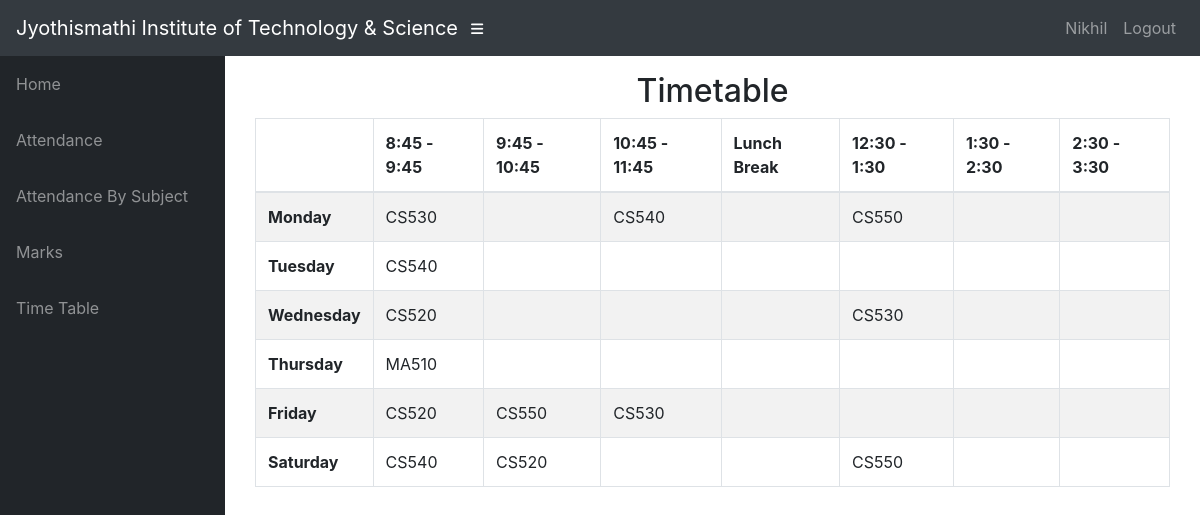
Screenshot of /info/student/CS5A/timetable/ (signed in) with the database file from the repository.
### info/models.py (models this page shows, shortened)
class User(AbstractUser):
    @property
    def is_student(self):
        if hasattr(self, 'student'):
            return True
        return False

class Student(models.Model):
    user = models.OneToOneField(User, on_delete=models.CASCADE, null=True)
    class_id = models.ForeignKey(Class, on_delete=models.CASCADE, default=1)
    USN = models.CharField(primary_key='True', max_length=100)
    name = models.CharField(max_length=200)
    sex = models.CharField(max_length=50, choices=sex_choice, default='Male')
    DOB = models.DateField(default='1998-01-01')

class Assign(models.Model):
    class_id = models.ForeignKey(Class, on_delete=models.CASCADE)
    course = models.ForeignKey(Course, on_delete=models.CASCADE)
    teacher = models.ForeignKey(Teacher, on_delete=models.CASCADE)
    class Meta:
        unique_together = (('course', 'class_id', 'teacher'),)

### info/views.py (the view)
# urls.py: path('student/<slug:class_id>/timetable/', views.timetable, name='timetable'),
@login_required()
def timetable(request, class_id):
    asst = AssignTime.objects.filter(assign__class_id=class_id)
    matrix = [['' for i in range(8)] for j in range(6)]
    for i, d in enumerate(DAYS_OF_WEEK):
        t = 0
        for j in range(6):
            if j == 0:
                matrix[i][0] = d[0]
                continue
            if j == 4 : #or j == 8:
                continue
            try:
                a = asst.get(period=time_slots[t][0], day=d[0])
                matrix[i][j] = a.assign.course_id
            except AssignTime.DoesNotExist:
                pass
            t += 1
    context = {'matrix': matrix}
    return render(request, 'info/timetable.html', context)

### info/templates/info/timetable.html
{% extends 'info/base.html' %}
    {% block content %}
    <div class="container">
        <div class="container">
            <div class="row">
                <div class="col-md-12">
                    <h2 class="text-center">
                        Timetable
                    </h2>
                </div>
                <div id="no-more-tables">
                    <table class="col-sm-12 table table-bordered table-striped table-condensed cf">
                        <thead class="cf">
                            <tr>
                                <th>      </th>
                                <th>8:45 - 9:45</th>
                                <th>9:45 - 10:45</th>
                                <th>10:45 - 11:45</th>
                                <th>Lunch Break</th>
                                <th>12:30 - 1:30</th>
                                <th>1:30 - 2:30</th>
                                <th>2:30 - 3:30</th>
                            </tr>
                        </thead>
                        <tbody>
                            {% for i in matrix %}
                            <tr>
                                {% for j in i %}
                                    {% if forloop.counter == 1 %}
                                    <td><b>{{ j }}</b></td>
                                    {% else %}
                                    <td>{{ j }}</td>
                                    {% endif %}
                                {% endfor %}
                            </tr>
                            {% endfor %}
                        </tbody>
                    </table>
                </div>
            </div>
        </div>
    </div>
    {% endblock %}

### info/templates/info/base.html (shortened to what this page needs)
<!DOCTYPE html>
<html lang="en">
  <head>
      {% load static %}
    <link href="{% static '/info/bootstrap/vendor/bootstrap/css/bootstrap.min.css' %}" rel="stylesheet">
    <link href="{% static '/info/bootstrap/vendor/fontawesome-free/css/all.min.css' %}" rel="stylesheet" type="text/css">
    <link href="{% static '/info/bootstrap/vendor/datatables/dataTables.bootstrap4.css' %}" rel="stylesheet">
    <link href="{% static '/info/bootstrap/css/sb-admin.css' %}" rel="stylesheet">
  </head>
  <body id="page-top">
    <nav class="navbar navbar-expand navbar-dark bg-dark static-top">
      <a class="navbar-brand mr-1" href="{% url 'index' %}">Jyothismathi Institute of Technology & Science</a>
      <button class="btn btn-link btn-sm text-white order-1 order-sm-0" id="sidebarToggle" href="#">
        <i class="fas fa-bars"></i>
      </button>
        <div class="collapse navbar-collapse" id="navbarResponsive">
          <ul class="navbar-nav ml-auto">
            <li class="nav-item">
                {% if request.user.is_student %}
                    <a class="nav-link text-capitalize">{{ request.user.student.name }}</a>
                {% elif request.user.is_teacher %}
                    <a class="nav-link text-capitalize">{{ request.user.teacher.name }}</a>
                {% endif %}
            </li>
            <li class="nav-item">
                <a class="nav-link" href="#" data-toggle="modal" data-target="#logoutModal">Logout</a>
            </li>
          </ul>
        </div>
    </nav>
    <div id="wrapper">
      <ul class="sidebar navbar-nav">
            <li class="nav-item">
              <a class="nav-link" href="{% url 'index' %}">
                <span>Home</span>
              </a>
            </li>
        {% if request.user.is_student %}
            <li class="nav-item">
              <a class="nav-link" href="{% url 'attendance' request.user.student.USN %}">
                <span>Attendance</span>
              </a>
            </li>
            <li class="nav-item">
              <a class="nav-link" href="{% url 'attendance' request.user.student.USN %}">
                <span>Attendance By Subject</span>
              </a>
            </li>
            <li class="nav-item">
              <a class="nav-link" href="{% url 'marks_list' request.user.student.USN %}">
                <span>Marks</span>
              </a>
            </li>
              <li class="nav-item">
              <a class="nav-link" href="{% url 'timetable' request.user.student.class_id_id %}">
                <span>Time Table</span>
              </a>
            </li>
        {% endif %}
      </ul>
      <div id="content-wrapper">
        <div class="container-fluid">
            {% block content %}
            {% endblock %}
        </div>
      </div>
    </div>
  </body>
</html>

### rows the page displays
User: user.student.name "Nikhil"
Assign: i "CS530" "CS530" "CS530"
Assign: i "CS540" "CS540" "CS540"
Assign: i "CS550" "CS550" "CS550"
Assign: i "CS520" "CS520" "CS520"
Assign: i "MA510"

### other values shown
{{ j }} "Monday" "Tuesday" "Wednesday" "Thursday" "Friday" "Saturday"
